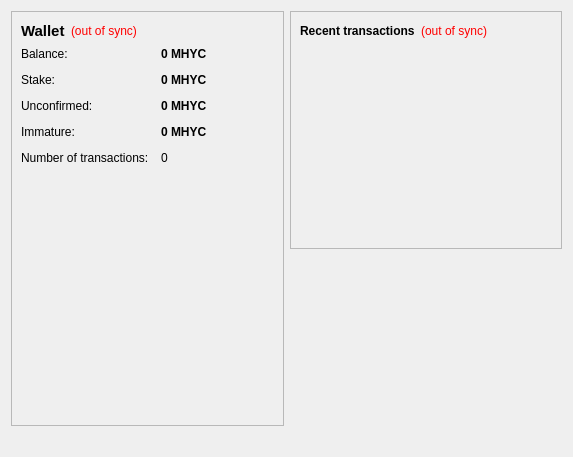
<?xml version="1.0" encoding="UTF-8"?>
<ui version="4.0">
 <class>OverviewPage</class>
 <widget class="QWidget" name="OverviewPage">
  <property name="geometry">
   <rect>
    <x>0</x>
    <y>0</y>
    <width>573</width>
    <height>457</height>
   </rect>
  </property>
  <property name="windowTitle">
   <string>Form</string>
  </property>
  <layout class="QHBoxLayout" name="horizontalLayout" stretch="1,1">
   <item>
    <layout class="QVBoxLayout" name="verticalLayout_2">
     <item>
      <widget class="QFrame" name="frame">
       <property name="styleSheet">
        <string notr="true"/>
       </property>
       <property name="frameShape">
        <enum>QFrame::StyledPanel</enum>
       </property>
       <property name="frameShadow">
        <enum>QFrame::Raised</enum>
       </property>
       <layout class="QVBoxLayout" name="verticalLayout_4">
        <item>
         <layout class="QHBoxLayout" name="horizontalLayout_4">
          <item>
           <widget class="QLabel" name="label_5">
            <property name="font">
             <font>
              <pointsize>11</pointsize>
              <weight>75</weight>
              <bold>true</bold>
             </font>
            </property>
            <property name="text">
             <string>Wallet</string>
            </property>
           </widget>
          </item>
          <item>
           <widget class="QLabel" name="labelWalletStatus">
            <property name="toolTip">
             <string>The displayed information may be out of date. Your wallet automatically synchronizes with the MachineryCoin network after a connection is established, but this process has not completed yet.</string>
            </property>
            <property name="styleSheet">
             <string notr="true">QLabel { color: red; }</string>
            </property>
            <property name="text">
             <string notr="true">(out of sync)</string>
            </property>
            <property name="alignment">
             <set>Qt::AlignLeading|Qt::AlignLeft|Qt::AlignVCenter</set>
            </property>
           </widget>
          </item>
          <item>
           <spacer name="horizontalSpacer_2">
            <property name="orientation">
             <enum>Qt::Horizontal</enum>
            </property>
            <property name="sizeHint" stdset="0">
             <size>
              <width>40</width>
              <height>20</height>
             </size>
            </property>
           </spacer>
          </item>
         </layout>
        </item>
        <item>
         <layout class="QFormLayout" name="formLayout_2">
          <property name="fieldGrowthPolicy">
           <enum>QFormLayout::AllNonFixedFieldsGrow</enum>
          </property>
          <property name="horizontalSpacing">
           <number>12</number>
          </property>
          <property name="verticalSpacing">
           <number>12</number>
          </property>
          <item row="0" column="0">
           <widget class="QLabel" name="label">
            <property name="text">
             <string>Balance:</string>
            </property>
           </widget>
          </item>
          <item row="0" column="1">
           <widget class="QLabel" name="labelBalance">
            <property name="font">
             <font>
              <weight>75</weight>
              <bold>true</bold>
             </font>
            </property>
            <property name="cursor">
             <cursorShape>IBeamCursor</cursorShape>
            </property>
            <property name="toolTip">
             <string>Your current balance</string>
            </property>
            <property name="text">
             <string notr="true">0 MHYC</string>
            </property>
            <property name="textInteractionFlags">
             <set>Qt::LinksAccessibleByMouse|Qt::TextSelectableByKeyboard|Qt::TextSelectableByMouse</set>
            </property>
           </widget>
          </item>
          <item row="1" column="0">
           <widget class="QLabel" name="label_6">
            <property name="text">
             <string>Stake:</string>
            </property>
           </widget>
          </item>
          <item row="1" column="1">
           <widget class="QLabel" name="labelStake">
            <property name="font">
             <font>
              <weight>75</weight>
              <bold>true</bold>
             </font>
            </property>
            <property name="cursor">
             <cursorShape>IBeamCursor</cursorShape>
            </property>
            <property name="toolTip">
             <string>Total of coins that was staked, and do not yet count toward the current balance</string>
            </property>
            <property name="text">
             <string notr="true">0 MHYC</string>
            </property>
            <property name="textInteractionFlags">
             <set>Qt::LinksAccessibleByMouse|Qt::TextSelectableByKeyboard|Qt::TextSelectableByMouse</set>
            </property>
           </widget>
          </item>
          <item row="2" column="0">
           <widget class="QLabel" name="label_3">
            <property name="text">
             <string>Unconfirmed:</string>
            </property>
           </widget>
          </item>
          <item row="2" column="1">
           <widget class="QLabel" name="labelUnconfirmed">
            <property name="font">
             <font>
              <weight>75</weight>
              <bold>true</bold>
             </font>
            </property>
            <property name="cursor">
             <cursorShape>IBeamCursor</cursorShape>
            </property>
            <property name="toolTip">
             <string>Total of transactions that have yet to be confirmed, and do not yet count toward the current balance</string>
            </property>
            <property name="text">
             <string notr="true">0 MHYC</string>
            </property>
            <property name="textInteractionFlags">
             <set>Qt::LinksAccessibleByMouse|Qt::TextSelectableByKeyboard|Qt::TextSelectableByMouse</set>
            </property>
           </widget>
          </item>
          <item row="3" column="0">
           <widget class="QLabel" name="labelImmatureText">
            <property name="text">
             <string>Immature:</string>
            </property>
           </widget>
          </item>
          <item row="3" column="1">
           <widget class="QLabel" name="labelImmature">
            <property name="font">
             <font>
              <weight>75</weight>
              <bold>true</bold>
             </font>
            </property>
            <property name="toolTip">
             <string>Mined balance that has not yet matured</string>
            </property>
            <property name="text">
             <string notr="true">0 MHYC</string>
            </property>
            <property name="textInteractionFlags">
             <set>Qt::LinksAccessibleByMouse|Qt::TextSelectableByKeyboard|Qt::TextSelectableByMouse</set>
            </property>
           </widget>
          </item>
          <item row="4" column="0">
           <widget class="QLabel" name="label_2">
            <property name="text">
             <string>Number of transactions:</string>
            </property>
           </widget>
          </item>
          <item row="4" column="1">
           <widget class="QLabel" name="labelNumTransactions">
            <property name="toolTip">
             <string>Total number of transactions in wallet</string>
            </property>
            <property name="text">
             <string notr="true">0</string>
            </property>
           </widget>
          </item>
         </layout>
        </item>
        <item>
         <spacer name="verticalSpacer">
          <property name="orientation">
           <enum>Qt::Vertical</enum>
          </property>
          <property name="sizeHint" stdset="0">
           <size>
            <width>20</width>
            <height>40</height>
           </size>
          </property>
         </spacer>
        </item>
       </layout>
      </widget>
     </item>
     <item>
      <widget class="QLabel" name="label_6">
       <property name="styleSheet">
        <string notr="true"/>
       </property>
       <property name="text">
        <string/>
       </property>
       <property name="pixmap">
        <pixmap resource="../bitcoin.qrc">:/images/backg</pixmap>
       </property>
       <property name="scaledContents">
        <bool>false</bool>
       </property>
       <property name="alignment">
        <set>Qt::AlignCenter</set>
       </property>
       <property name="margin">
        <number>-2</number>
       </property>
      </widget>
     </item>
    </layout>
   </item>
   <item>
    <layout class="QVBoxLayout" name="verticalLayout_3">
     <item>
      <widget class="QFrame" name="frame_2">
       <property name="frameShape">
        <enum>QFrame::StyledPanel</enum>
       </property>
       <property name="frameShadow">
        <enum>QFrame::Raised</enum>
       </property>
       <layout class="QVBoxLayout" name="verticalLayout">
        <item>
         <layout class="QHBoxLayout" name="horizontalLayout_2">
          <item>
           <widget class="QLabel" name="label_4">
            <property name="text">
             <string>&lt;b&gt;Recent transactions&lt;/b&gt;</string>
            </property>
           </widget>
          </item>
          <item>
           <widget class="QLabel" name="labelTransactionsStatus">
            <property name="toolTip">
             <string>The displayed information may be out of date. Your wallet automatically synchronizes with the MachineryCoin network after a connection is established, but this process has not completed yet.</string>
            </property>
            <property name="styleSheet">
             <string notr="true">QLabel { color: red; }</string>
            </property>
            <property name="text">
             <string notr="true">(out of sync)</string>
            </property>
            <property name="alignment">
             <set>Qt::AlignRight|Qt::AlignTrailing|Qt::AlignVCenter</set>
            </property>
           </widget>
          </item>
          <item>
           <spacer name="horizontalSpacer">
            <property name="orientation">
             <enum>Qt::Horizontal</enum>
            </property>
            <property name="sizeHint" stdset="0">
             <size>
              <width>40</width>
              <height>20</height>
             </size>
            </property>
           </spacer>
          </item>
         </layout>
        </item>
        <item>
         <widget class="QListView" name="listTransactions">
          <property name="styleSheet">
           <string notr="true">QListView { background: transparent; }</string>
          </property>
          <property name="frameShape">
           <enum>QFrame::NoFrame</enum>
          </property>
          <property name="verticalScrollBarPolicy">
           <enum>Qt::ScrollBarAlwaysOff</enum>
          </property>
          <property name="horizontalScrollBarPolicy">
           <enum>Qt::ScrollBarAlwaysOff</enum>
          </property>
          <property name="selectionMode">
           <enum>QAbstractItemView::NoSelection</enum>
          </property>
         </widget>
        </item>
       </layout>
      </widget>
     </item>
     <item>
      <spacer name="verticalSpacer_2">
       <property name="orientation">
        <enum>Qt::Vertical</enum>
       </property>
       <property name="sizeHint" stdset="0">
        <size>
         <width>20</width>
         <height>40</height>
        </size>
       </property>
      </spacer>
     </item>
    </layout>
   </item>
  </layout>
 </widget>
 <resources>
  <include location="../bitcoin.qrc"/>
 </resources>
 <connections/>
</ui>
